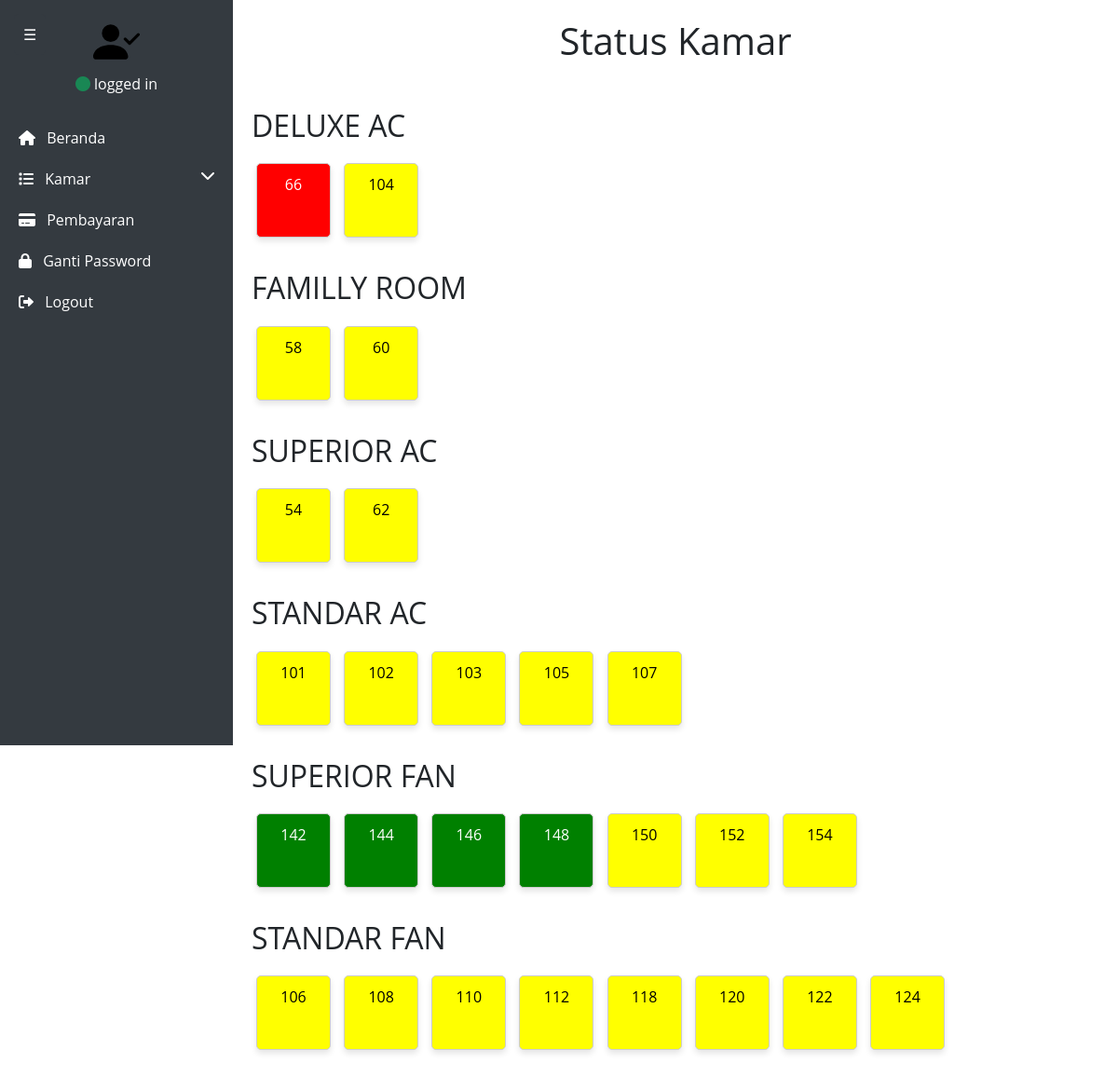
Before: /dashboard/rooms.php (signed in) with the older database file.
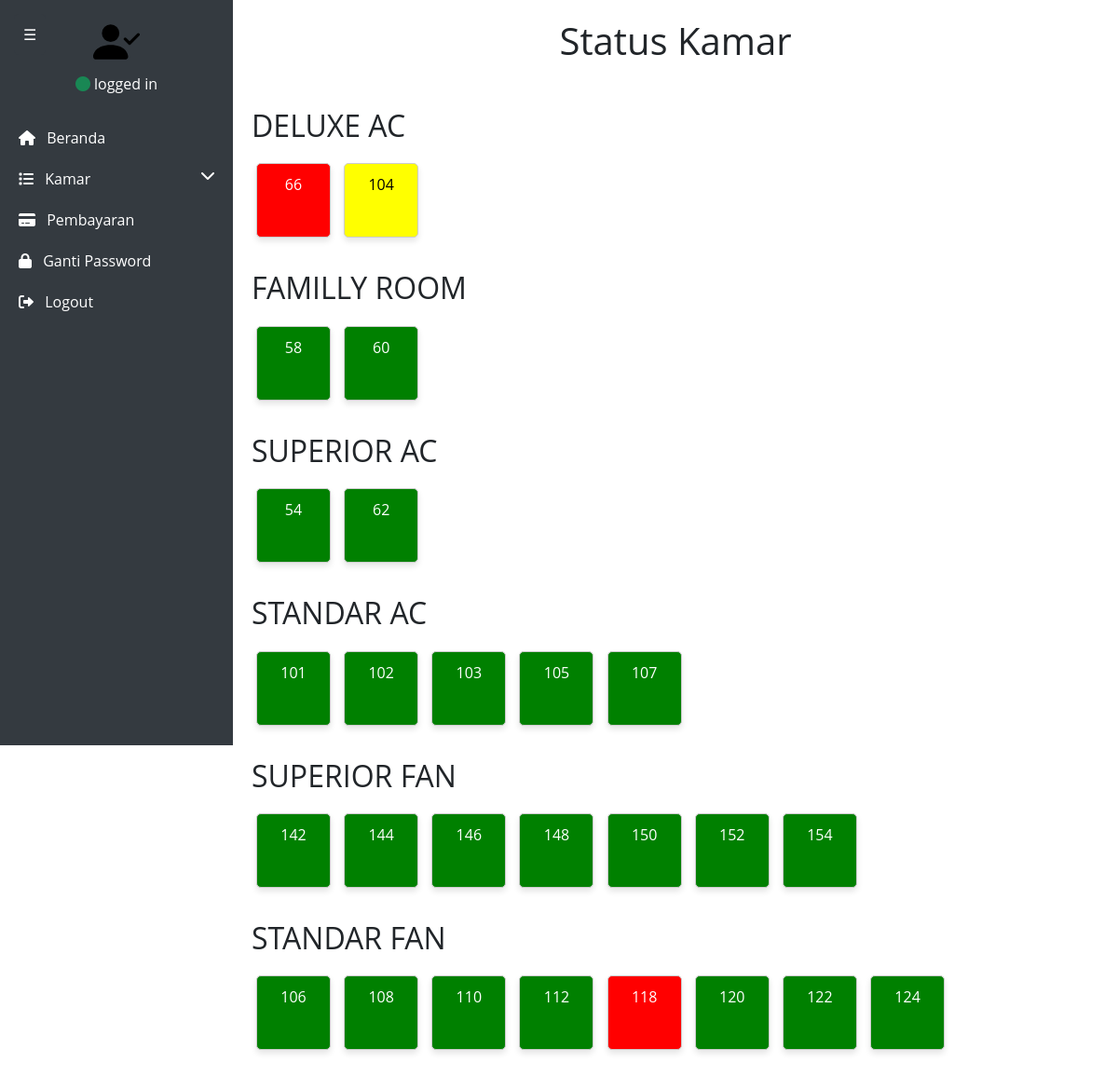
After: the same page with the newer database file.
### tables this page shows
CREATE TABLE `rooms` (
  `id_room` int NOT NULL,
  `id_type` int DEFAULT NULL,
  `number_room` int NOT NULL,
  `status` enum('available','unavailable','pending') DEFAULT 'available'
);

### dashboard/rooms.php (the view, shortened to what this page needs)
<?php
require '../db/connection.php';
$stmt = $pdo->query("
    SELECT
        t.id_type,
        t.name_type,
        r.id_room,
        r.number_room,
        r.status
    FROM types t
    LEFT JOIN rooms r ON t.id_type = r.id_type
    ORDER BY t.id_type, r.number_room
");
$rooms_by_type = [];
while ($row = $stmt->fetch(PDO::FETCH_ASSOC)) {
    if (!isset($rooms_by_type[$row['name_type']])) {
        $rooms_by_type[$row['name_type']] = [];
    }
    if ($row['id_room']) {
        $rooms_by_type[$row['name_type']][] = [
            'id_room' => $row['id_room'],
            'number_room' => $row['number_room'],
            'status' => $row['status']
        ];
    }
}
?>
<!DOCTYPE html>
<html lang="en">
<head>
<link href="https://cdn.jsdelivr.net/npm/bootstrap@5.3.2/dist/css/bootstrap.min.css" rel="stylesheet">
<link
    href="https://cdnjs.cloudflare.com/ajax/libs/font-awesome/6.0.0-beta3/css/all.min.css"
    rel="stylesheet"
/>
<link rel="stylesheet" href="../css/admin.css">
</head>
<body>
<div class="sidebar" id="sidebar">
    <div class="user-panel text-center mb-4">
        <img src="../img/person.svg" alt="admin" width="20%">
        <p class="mt-2"><i class="fa fa-circle text-success"></i> logged in</p>
    </div>
    <ul class="list-unstyled">
        <li><a href="index.php"><i class="fa fa-home me-2"></i> Beranda</a></li>
        <li>
            <a href="#" data-bs-toggle="collapse" data-bs-target="#dropdownMenu" aria-expanded="false" aria-controls="dropdownMenu">
                <i class="fa fa-list me-2"></i> Kamar <i class="fas fa-chevron-down float-end"></i>
            </a>
        </li>
        <li><a href="payments.php"><i class="fa fa-credit-card me-2"></i> Pembayaran</a></li>
        <li><a href="updatePw.php"><i class="fa fa-lock me-2"></i> Ganti Password</a></li>
        <li><a href="#" onclick="confirmLogout();"><i class="fa fa-sign-out-alt me-2"></i> Logout</a></li>
    </ul>
</div>
<button class="toggle-btn" id="toggle-btn">☰</button>
<div class="content" id="content">
    <header>
        <h1 class="text-center mb-5">Status Kamar</h1>
    </header>
    <?php foreach ($rooms_by_type as $type => $rooms): ?>
        <div class="room-category mb-4">
            <h2 class="text-left mb-3"><?php echo htmlspecialchars($type); ?></h2>
            <div class="room-list">
                <?php foreach ($rooms as $room): ?>
                    <div class="room <?= htmlspecialchars($room['status']) ?>" data-room-id="<?= $room['id_room'] ?>" onclick="changeStatus(<?= $room['id_room'] ?>, '<?= $room['status'] ?>')">
                        <p class='number'><?= htmlspecialchars($room['number_room']) ?></p>
                    </div>
                <?php endforeach; ?>
            </div>
        </div>
    <?php endforeach; ?>
</body>
</html>

### css/admin.css (style rules this page uses)
body { display: flex; min-height: 100vh; margin: 0; font-family: "Open Sans", -apple-system, BlinkMacSystemFont, "Segoe UI", Roboto, Oxygen-Sans, Ubuntu, Cantarell, "Helvetica Neue", Helvetica, Arial, sans-serif; overflow-x: hidden; }
.sidebar { width: 250px; background-color: #343a40; color: white; height: auto; min-height: 100vh; position: fixed; top: 0; left: 0; transform: translateX(0); transition: transform 0.3s ease-in-out; z-index: 999; padding-top: 20px; }
.sidebar a { color: white; text-decoration: none; padding: 10px 20px; display: block; }
.content { margin-left: 250px; padding: 20px; flex: 1; transition: margin-left 0.3s ease-in-out; }

### dashboard/rooms.php (style rules this page uses)
.toggle-btn { position: fixed; top: 15px; left: 15px; background-color: #343a40; color: white; border: none; border-radius: 5px; padding: 10px; cursor: pointer; z-index: 1000; transition: left 0.3s ease-in-out; }
.room-list { display: block; text-align: left; margin-bottom: 30px; }
.room { background-color: #f0f0f0; border: 1px solid #ccc; padding: 10px 20px; border-radius: 5px; text-align: center; width: 80px; height: 80px; display: inline-block; margin: 5px; font-size: 18px; color: #333; box-shadow: 0 4px 6px rgba(0, 0, 0, 0.1); transition: all 0.3s ease; }
.available { background-color: green; color: white; }
.unavailable { background-color: red; color: white; }
.pending { background-color: yellow; color: black; }
.number { margin: 0; padding: 0; list-style: none; font-size: 16px; }

Changed rows visible on the page:
changed rooms (number 3 of 26 on the later page): status "pending" → "available" (drawn)
changed rooms (number 4 of 26 on the later page): status "pending" → "available" (drawn)
changed rooms (number 5 of 26 on the later page): status "pending" → "available" (drawn)
changed rooms (number 6 of 26 on the later page): status "pending" → "available" (drawn)
changed rooms (number 7 of 26 on the later page): status "pending" → "available" (drawn)
changed rooms (number 8 of 26 on the later page): status "pending" → "available" (drawn)
changed rooms (number 9 of 26 on the later page): status "pending" → "available" (drawn)
changed rooms (number 10 of 26 on the later page): status "pending" → "available" (drawn)
changed rooms (number 11 of 26 on the later page): status "pending" → "available" (drawn)
changed rooms (number 16 of 26 on the later page): status "pending" → "available" (drawn)
changed rooms (number 17 of 26 on the later page): status "pending" → "available" (drawn)
changed rooms (number 18 of 26 on the later page): status "pending" → "available" (drawn)
changed rooms (number 19 of 26 on the later page): status "pending" → "available" (drawn)
changed rooms (number 20 of 26 on the later page): status "pending" → "available" (drawn)
changed rooms (number 21 of 26 on the later page): status "pending" → "available" (drawn)
changed rooms (number 22 of 26 on the later page): status "pending" → "available" (drawn)
changed rooms (number 23 of 26 on the later page): status "pending" → "unavailable" (drawn)
changed rooms (number 24 of 26 on the later page): status "pending" → "available" (drawn)
changed rooms (number 25 of 26 on the later page): status "pending" → "available" (drawn)
changed rooms (number 26 of 26 on the later page): status "pending" → "available" (drawn)
